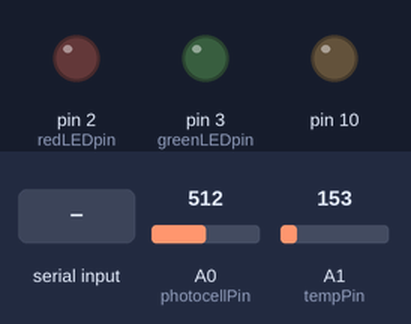
Recording of a sketch running on a simulated Arduino Uno, built with avr-gcc and run on an emulated ATmega328P. Shown: output pins drawn as LEDs (lit = HIGH). Inputs (shaded band) come from the test bench; at power-on: A0 (photocellPin) = 512, A1 (tempPin) = 153. The local clock reads 2024-03-15 10:24:30 at power-on unless the sketch sets it; storage starts empty; what the sketch prints to the serial monitor is not drawn.

Above: at 0.9 s.
1.0 s: "1" received over Serial
Timing chart, 0 to 7.6 s (numbered marks = the images above; inputs shaded):
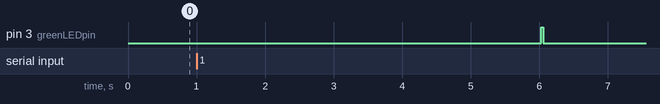

Measured:
- after the input at 1.0 s, pin 3 (greenLEDpin): LOW → HIGH after 5.0 s, → LOW 0.03 s later

The sketch:

dataLogger.ino
```cpp
#include <SPI.h>
#include <SD.h>
#include <Wire.h>
#include "RTClib.h"

// A simple data logger for the Arduino analog pins

// how many milliseconds between grabbing data and logging it. 1000 ms is once a second
#define LOG_INTERVAL  1000 // mills between entries (reduce to take more/faster data)

// how many milliseconds before writing the logged data permanently to disk
// set it to the LOG_INTERVAL to write each time (safest)
// set it to 10*LOG_INTERVAL to write all data every 10 datareads, you could lose up to
// the last 10 reads if power is lost but it uses less power and is much faster!
#define SYNC_INTERVAL 1000 // mills between calls to flush() - to write data to the card
uint32_t syncTime = 0; // time of last sync()

#define ECHO_TO_SERIAL   1 // echo data to serial port
#define WAIT_TO_START    0 // Wait for serial input in setup()

// the digital pins that connect to the LEDs
#define redLEDpin 2
#define greenLEDpin 3

// The analog pins that connect to the sensors
#define photocellPin 0           // analog 0
#define tempPin 1                // analog 1
#define BANDGAPREF 14            // special indicator that we want to measure the bandgap

#define aref_voltage 3.3         // we tie 3.3V to ARef and measure it with a multimeter!
#define bandgap_voltage 1.1      // this is not super guaranteed but its not -too- off

RTC_DS1307 RTC; // define the Real Time Clock object

// for the data logging shield, we use digital pin 10 for the SD cs line
const int chipSelect = 10;

// the logging file
File logfile;


// below is an error function where we must stop
void error(char *str)
{
  Serial.print("error: ");
  Serial.println(str);

  // red LED indicates error
  digitalWrite(redLEDpin, HIGH);

  while(1);
}

void setup(void)
{
  Serial.begin(9600);
  Serial.println();

  // use debugging LEDs
  pinMode(redLEDpin, OUTPUT);
  pinMode(greenLEDpin, OUTPUT);


  Serial.println("Type any character to start");
  while (!Serial.available());

  // initialize the SD card
  Serial.print("Initializing SD card...");
  // make sure that the default chip select pin is set to
  // output, even if you don't use it:
  pinMode(10, OUTPUT);

  // see if the card is present and can be initialized:
  if (!SD.begin(chipSelect))
  {
    error("Card failed, or not present");
  }
  Serial.println("card initialized.");

  // create a new file
  char filename[] = "LOGGER00.CSV";
  for (uint8_t i = 0; i < 100; i++)
  {
    filename[6] = i/10 + '0';
    filename[7] = i%10 + '0';
    if (! SD.exists(filename))
    {
      // only open a new file if it doesn't exist
      logfile = SD.open(filename, FILE_WRITE);
      break;  // leave the loop!
    }
  }

  if (! logfile)
  {
    error("couldnt create file");
  }

  Serial.print("Logging to: ");
  Serial.println(filename);

  // connect to RTC
  Wire.begin();
  if (!RTC.begin())
  {
      logfile.println("RTC failed");
      Serial.println("RTC failed");
  }
  RTC.adjust(DateTime(F(__DATE__), F(__TIME__)));

  logfile.println("datetime,light,temp,vcc");
  Serial.println("datetime,light,temp,vcc");
}

void loop(void)
{
  DateTime now;

  // delay for the amount of time we want between readings
  delay(5000);

  digitalWrite(greenLEDpin, HIGH);  // logging start


  // fetch the time
  now = RTC.now();
  // log time


  logfile.print('"');
  logfile.print(now.year(), DEC);
  logfile.print("/");
  logfile.print(now.month(), DEC);
  logfile.print("/");
  logfile.print(now.day(), DEC);
  logfile.print(" ");
  logfile.print(now.hour(), DEC);
  logfile.print(":");
  logfile.print(now.minute(), DEC);
  logfile.print(":");
  logfile.print(now.second(), DEC);
  logfile.print('"');

  Serial.print(now.unixtime()); // seconds since 1/1/1970
  Serial.print(", ");
  Serial.print('"');
  Serial.print(now.year(), DEC);
  Serial.print("/");
  Serial.print(now.month(), DEC);
  Serial.print("/");
  Serial.print(now.day(), DEC);
  Serial.print(" ");
  Serial.print(now.hour(), DEC);
  Serial.print(":");
  Serial.print(now.minute(), DEC);
  Serial.print(":");
  Serial.print(now.second(), DEC);
  Serial.print('"');


  analogRead(photocellPin);
  delay(10);
  int photocellReading = analogRead(photocellPin);

  analogRead(tempPin);
  delay(10);
  int tempReading = analogRead(tempPin);

  // converting that reading to voltage, for 3.3v arduino use 3.3, for 5.0, use 5.0
  float voltage = tempReading * aref_voltage / 1024;
  float temperatureC = (voltage - 0.5) * 100 ;
  float temperatureF = (temperatureC * 9 / 5) + 32;

  logfile.print(", ");
  logfile.print(photocellReading);
  logfile.print(", ");
  logfile.print(temperatureF);

  Serial.print(", ");
  Serial.print(photocellReading);
  Serial.print(", ");
  Serial.print(temperatureF);
  logfile.print(", ");
  logfile.print("3.1");
  Serial.print(", ");
  Serial.print("3.1");

  logfile.println();
  Serial.println();

  digitalWrite(greenLEDpin, LOW); // logging done


  digitalWrite(redLEDpin, HIGH);
  logfile.flush();
  digitalWrite(redLEDpin, LOW);
  Serial.println("DONE.........................");
  delay(3000);


}
```
